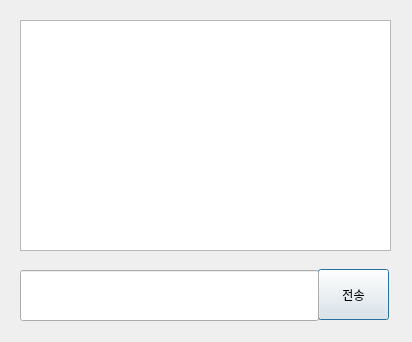
<?xml version="1.0" encoding="UTF-8"?>
<ui version="4.0">
 <class>chatting</class>
 <widget class="QDialog" name="chatting">
  <property name="geometry">
   <rect>
    <x>0</x>
    <y>0</y>
    <width>412</width>
    <height>342</height>
   </rect>
  </property>
  <property name="windowTitle">
   <string>Dialog</string>
  </property>
  <widget class="QListWidget" name="listWidget">
   <property name="geometry">
    <rect>
     <x>20</x>
     <y>20</y>
     <width>371</width>
     <height>231</height>
    </rect>
   </property>
  </widget>
  <widget class="QPushButton" name="sendButton">
   <property name="geometry">
    <rect>
     <x>318</x>
     <y>269</y>
     <width>71</width>
     <height>51</height>
    </rect>
   </property>
   <property name="text">
    <string>전송</string>
   </property>
  </widget>
  <widget class="QLineEdit" name="messageLineEdit">
   <property name="geometry">
    <rect>
     <x>20</x>
     <y>270</y>
     <width>299</width>
     <height>51</height>
    </rect>
   </property>
  </widget>
 </widget>
 <resources/>
 <connections/>
</ui>
